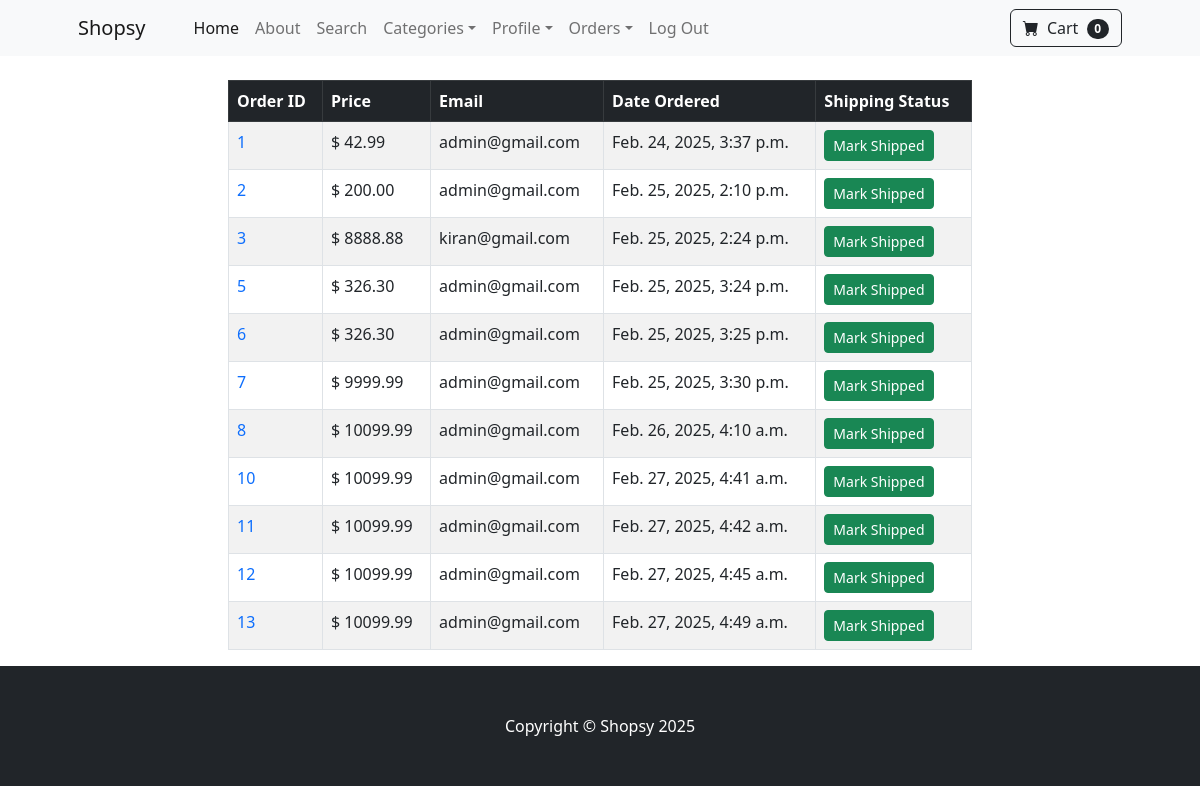
The app's page /payment/not_shipped/ (signed in) with its own data.
### payment/models.py (models this page shows, shortened)
class Order(models.Model):
  user = models.ForeignKey(User, on_delete=models.CASCADE, null=True, blank=True)
  full_name = models.CharField(max_length=100)
  email = models.EmailField(max_length=200)
  shipping_address = models.TextField(max_length=15000)
  amount_paid = models.DecimalField(max_digits=10, decimal_places=2)
  date_ordered = models.DateTimeField(auto_now_add=True)
  shipped = models.BooleanField(default=False)
  shipped_date = models.DateTimeField(blank=True, null=True)

### payment/views.py (the view, shortened to what this page needs)
# urls.py: path('not_shipped/', views.not_shipped, name="not_shipped"),
def not_shipped(request):
  if request.user.is_authenticated and request.user.is_superuser:
    orders = Order.objects.filter(shipped=False)
    return render(request, 'payment/not_shipped.html', {'orders':orders})
  else:
    messages.success(request, "Access Denied..")
    return redirect('home')

### cart/cart.py (called while the page is built)
  def __len__(self):
    return len(self.cart)

### cart/context_processors.py (called while the page is built)
def cart(request):
  return {'cart':Cart(request)}

### payment/templates/payment/not_shipped.html (shortened to what this page needs)
{% extends "base.html" %} {% block content %}
<br>
<div class="container">
  <div class="row">
    <center>
      <div class="col-8">
        <table class="table table-striped table-hover table-bordered">
          <thead class="table-dark">
            <tr>
              <th scope="col">Order ID</th>
              <th scope="col">Price</th>
              <th scope="col">Email</th>
              <th scope="col">Date Ordered</th>
              <th scope="col">Shipping Status</th>
            </tr>
          </thead>
          <tbody>
            {% for item  in orders %}
            <tr>
              <td><a href="{% url 'orders' item.id %}" style="text-decoration:None">{{item.id}}</a></td>
              <td>$ {{item.amount_paid}}</td>
              <td>{{item.email}}</td>
              <td>{{item.date_ordered}}</td>
              <td>
                <form action="" method= "POST">
                  <button type="submit" class="btn btn-success btn-sm">Mark Shipped</button>
                </form>
              </td>
            </tr>
            {% endfor %}
          </tbody>
        </table>
      </div>
    </center>
  </div>
</div>
{% endblock %}

### records on screen
Order: id "1", amount_paid "42.99", email "admin@gmail.com", date_ordered "Feb. 24, 2025, 3:37 p.m."
Order: id "2", amount_paid "200.00", email "admin@gmail.com", date_ordered "Feb. 25, 2025, 2:10 p.m."
Order: id "3", amount_paid "8888.88", email "kiran@gmail.com", date_ordered "Feb. 25, 2025, 2:24 p.m."
Order: id "5", amount_paid "326.30", email "admin@gmail.com", date_ordered "Feb. 25, 2025, 3:24 p.m."
Order: id "6", amount_paid "326.30", email "admin@gmail.com", date_ordered "Feb. 25, 2025, 3:25 p.m."
Order: id "7", amount_paid "9999.99", email "admin@gmail.com", date_ordered "Feb. 25, 2025, 3:30 p.m."
Order: id "8", amount_paid "10099.99", email "admin@gmail.com", date_ordered "Feb. 26, 2025, 4:10 a.m."
Order: id "10", amount_paid "10099.99", email "admin@gmail.com", date_ordered "Feb. 27, 2025, 4:41 a.m."
Order: id "11", amount_paid "10099.99", email "admin@gmail.com", date_ordered "Feb. 27, 2025, 4:42 a.m."
Order: id "12", amount_paid "10099.99", email "admin@gmail.com", date_ordered "Feb. 27, 2025, 4:45 a.m."
Order: id "13", amount_paid "10099.99", email "admin@gmail.com", date_ordered "Feb. 27, 2025, 4:49 a.m."

### other values on screen
{{ cart|length }} "0"
